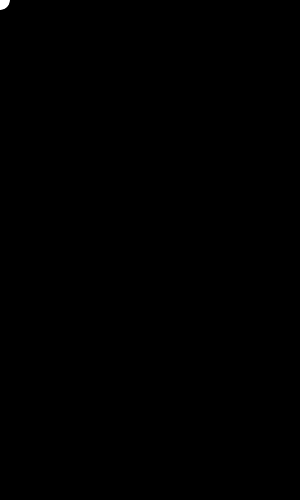
Frame 1 (no input)
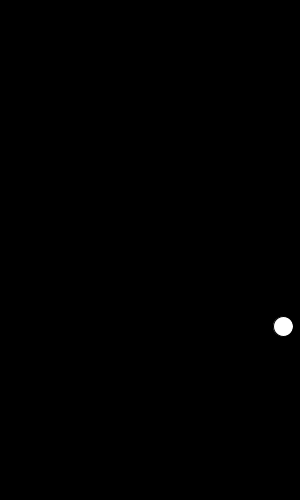
Frame 60 (the mouse pressed at the canvas centre just before this capture)
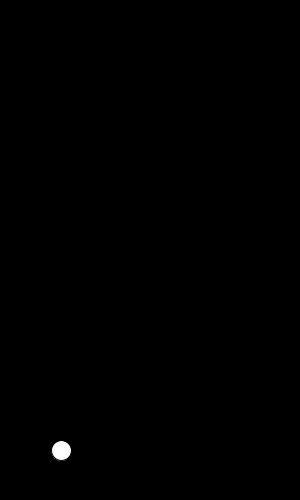
Frame 120 (the mouse held since frame 60 and released just before this capture)

The Processing sketch that drew these frames (run headless with seeded random() and noise(); from frame 60 on, the mouse is pressed at the canvas centre):

// Processing sketch: q5_6
// ── q5_6.pde
void setup() {
  size(300, 500);
}

float y = 0;
float x = 0;
float vy = 0;
float vx = 0;

void draw() {
  y += vy; 
  x += vx;
  vy += 0.001 * (height/2 - y); 
  vx += 0.002 * (width/2 - x);
  background(0);
  ellipse(x, y, 20, 20);
}
